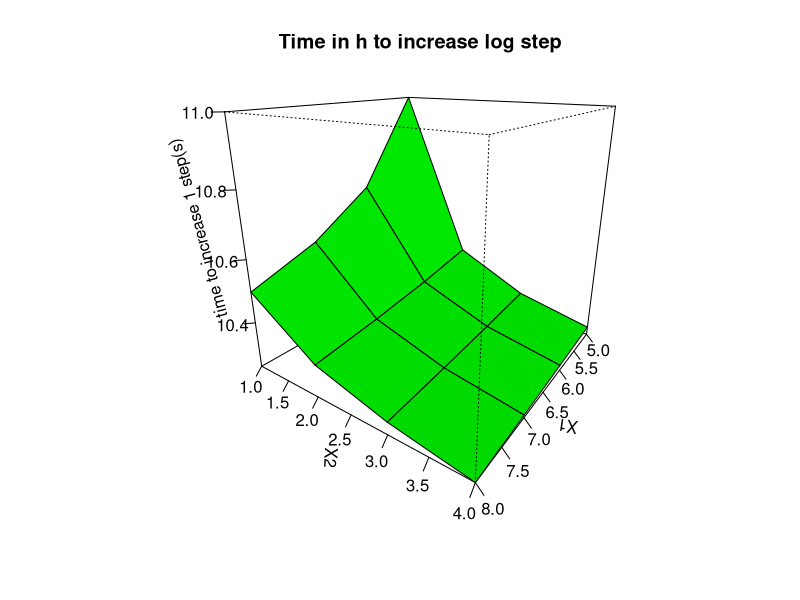

Reproduce this figure in R.
lagtime <- 10
logIncrease <- 1
#responseSurface <- data.frame(cbind(seq(1,10),seq(1,10)))
responseSurface <- data.frame(cbind(rep(5:8,4),rep(1:4,each=4),seq(1,16)))

#############################
# start of Model script
#############################
library(reshape2)
myDF <- dim(responseSurface)

# mumax is always in the last column
mumax <- responseSurface[,myDF[2]]

# all corresponding parameters are in the other columns
nrOfIndependentVars <- myDF[2]-1
argumentsPar <- responseSurface[,1:nrOfIndependentVars]
myAxis <- colnames(argumentsPar)

timeToXlog <- lagtime + logIncrease/sqrt(mumax)
if(nrOfIndependentVars==2) {
  myDF <- data.frame(cbind(argumentsPar,timeToXlog))
  result <- acast(myDF,paste(myAxis[1], myAxis[2], sep="~"))
}


# output:
## time2Xlog
#############################
# End of Model script
#############################

#############################
# start of Visualisation script
#############################
mainTitleOfImage <- 'Time in h to increase log step'

if(nrOfIndependentVars==1) {
  plot(responseSurface[,1],timeToXlog,
       xlab=myAxis[1],ylab=myAxis[2],
       main=mainTitleOfImage)
}

if(nrOfIndependentVars==2) {
  myZ <- paste('time to increase',logIncrease,'step(s)')
  
  persp(as.numeric(rownames(result)),
        as.numeric(colnames(result)),
        result,
        col = 'green',
        xlab=myAxis[1],
        ylab=myAxis[2],
        zlab=myZ,
        main=mainTitleOfImage,
        theta=125,phi=20,shade=0.25,ticktype = 'detailed')
}


#############################
# End of Visualisation script
#############################
